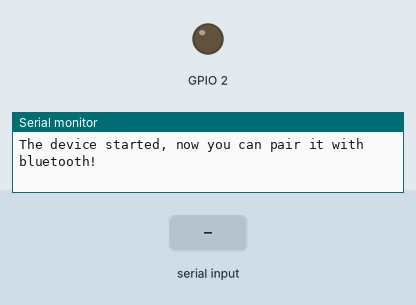
Simulated run of this sketch. Board: ESP32. On the bench: output pins drawn as LEDs (lit = HIGH), the last lines printed to the serial monitor. The inputs (shaded band) are chosen by the test bench. Nothing arrives over Bluetooth unless stated.

Above: at 1.2 s.
1.3 s: "f" received over the second serial link
At 2.3 s:
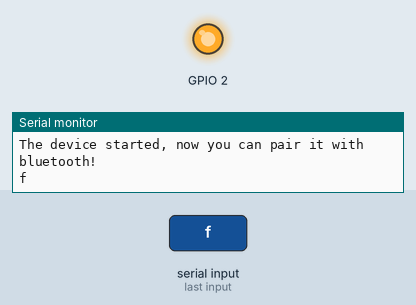
2.8 s: "b" received over the second serial link
At 3.4 s:
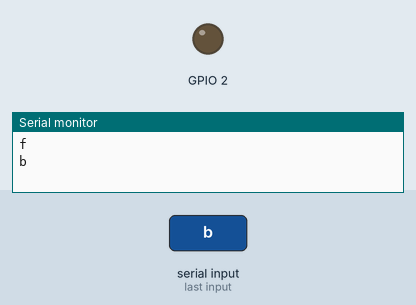
Timing chart, 0 to 5.8 s (numbered marks = the images above; inputs shaded):
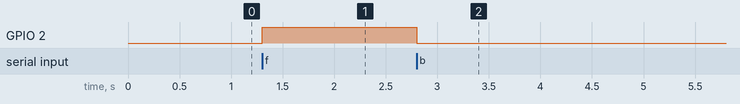

The sketch:

esp32bluetooth.ino
```cpp
#include "BluetoothSerial.h" // Bluetooth 시리얼 라이브러리 포함

BluetoothSerial SerialBT; // Bluetooth 시리얼 객체 생성

void setup() {
  Serial.begin(115200); // 시리얼 통신을 115200 보드레이트로 시작
  SerialBT.begin("khj"); // 블루투스 장치 이름을 "khj"로 설정하여 시작
  Serial.println("The device started, now you can pair it with bluetooth!"); // 블루투스 장치 시작 메시지 출력
  pinMode(2, OUTPUT); // GPIO 2번 핀을 출력 모드로 설정
}

void loop() {
  if (SerialBT.available()) { // 블루투스 시리얼에 데이터가 수신되었는지 확인
    char c = SerialBT.read(); // 수신된 데이터를 읽어 문자 변수 'c'에 저장
    Serial.println(c); // 수신된 문자를 시리얼 모니터에 출력
    if (c == 'f') { // 수신된 문자가 'f'인 경우
      digitalWrite(2, HIGH); // GPIO 2번 핀에 HIGH 신호를 보내 LED 켜기
      delay(1000); // 1초 대기
    } else if (c == 'b') { // 수신된 문자가 'b'인 경우
      digitalWrite(2, LOW); // GPIO 2번 핀에 LOW 신호를 보내 LED 끄기
      delay(1000); // 1초 대기
    }
  }
}
```

Measured:
- after the input at 1.3 s, GPIO 2: LOW → HIGH at once
- after the input at 2.8 s, GPIO 2: HIGH → LOW at once
